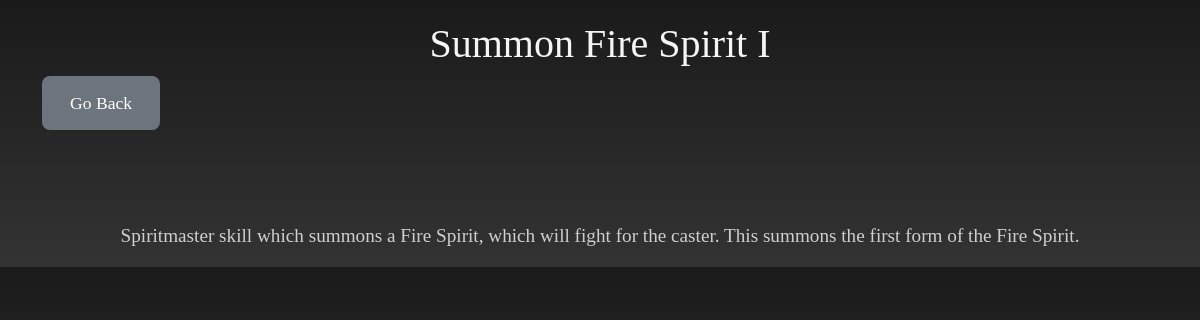
The app's page /entry/skills/5 with its own data.
### entry/models.py (models this page shows, shortened)
class WikiPage(models.Model):
    title = models.CharField(max_length=500)
    description = models.CharField(max_length=20000)

### entry/views.py (the view)
# urls.py: path("skills/<int:page_id>", views.wiki_page, name="wiki_page"),
def wiki_page(request, page_id):
    wiki_page = get_object_or_404(WikiPage, pk=page_id)
    context = {"wiki_page": wiki_page}
    return render(request, "entry/wiki.html", context)

### entry/templates/entry/wiki.html (shortened to what this page needs)
{% extends 'base_template.html' %}
{% load static %}
{% block body_block %}
<div class="container">
    <h1 class="text-center">{{ wiki_page.title }}</h1>
    <a href="{% url 'entry:skills_page' %}" class="btn btn-primary" role="button">Go Back</a>
    <br /><br /><br /><br />
    <p class="description-section"> {{ wiki_page.description }}</p>
{% endblock %}

### static/base_style.css (style rules this page uses)
body { background: linear-gradient(to bottom, #1a1a1a, #333333); color: #f5f5f5; font-family: 'Cinzel', serif; }
h1, h2 { font-family: 'Cinzel Decorative', serif; }
.btn-primary { background-color: #6c757d; border: none; font-size: 1.1em; padding: 14px 28px; border-radius: 8px; }
.container { margin-top: 20px; }
.description-section { font-size: 1.2em; margin-top: 20px; text-align: center; color: #cfcfcf; }

### records on screen
WikiPage: title "Summon Fire Spirit I", description "Spiritmaster skill which summons a Fire Spirit, which will fight for the caster. This summons the first form of the Fire Spirit."
